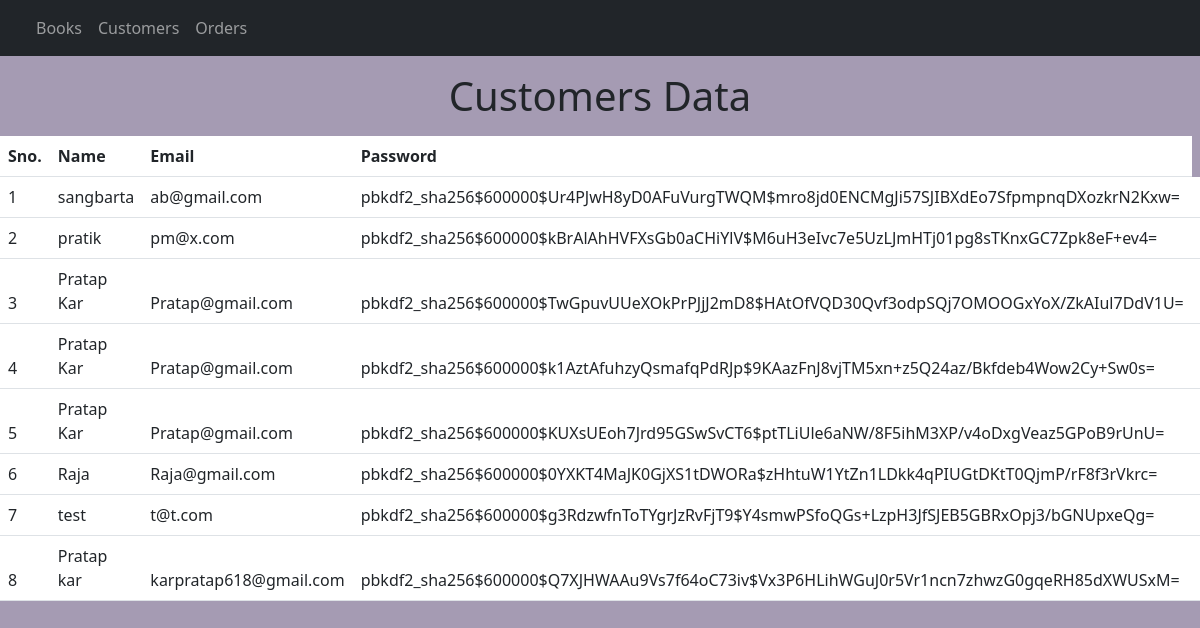
/Customers, run on the app's committed database.
### BookStore/models.py (models this page shows, shortened)
class user(models.Model):
    name=models.CharField(max_length=50)
    email=models.CharField(max_length=50)
    pwd=models.CharField(max_length=50)
    class Meta:
        db_table="user"
    def get_all_user():
       return user.objects.all()

### BookStore/views.py (the view)
# urls.py: path('Customers',Customer.as_view(),name="Customers"),
class Customer(View):
    def get(self,request):
        customer=user.get_all_user()
        return render(request,'Customers.html',{'user' : customer})

### BookStore/templates/Customers.html (shortened to what this page needs)
{% extends 'adminbase.html'%}
{%block items %}
<p><h1 style="text-align: center;">Customers Data</h1></p>
<table class="table">
    <thead>
     <tr>
        <th>Sno.</th>
        <th>Name</th>
        <th>Email</th>
        <th>Password</th>
     </tr>
      {%for user in user%}
      <tr>
        <td>{{forloop.counter}}</td>
        <td>{{user.name}}</td>
        <td>{{user.email}}</td>
        <td>{{user.pwd}}</td>
        <td>
        </td>
        </tr>
      {%endfor%}
  </table>
  {% endblock %}

### BookStore/templates/adminbase.html (style rules this page uses)
body { background-color: rgba(54, 32, 85, 0.449); }

### data on the page
user: name "sangbarta", email "ab@gmail.com", pwd "pbkdf2_sha256$600000$Ur4PJwH8yD0AFuVurgTWQM$mro8jd0ENCMgJi57SJIBXdEo7SfpmpnqDXozkrN2Kxw="
user: name "pratik", email "pm@x.com", pwd "pbkdf2_sha256$600000$kBrAlAhHVFXsGb0aCHiYlV$M6uH3eIvc7e5UzLJmHTj01pg8sTKnxGC7Zpk8eF+ev4="
user: name "Pratap Kar", email "Pratap@gmail.com", pwd "pbkdf2_sha256$600000$TwGpuvUUeXOkPrPJjJ2mD8$HAtOfVQD30Qvf3odpSQj7OMOOGxYoX/ZkAIul7DdV1U="
user: name "Pratap Kar", email "Pratap@gmail.com", pwd "pbkdf2_sha256$600000$k1AztAfuhzyQsmafqPdRJp$9KAazFnJ8vjTM5xn+z5Q24az/Bkfdeb4Wow2Cy+Sw0s="
user: name "Pratap Kar", email "Pratap@gmail.com", pwd "pbkdf2_sha256$600000$KUXsUEoh7Jrd95GSwSvCT6$ptTLiUle6aNW/8F5ihM3XP/v4oDxgVeaz5GPoB9rUnU="
user: name "Raja", email "Raja@gmail.com", pwd "pbkdf2_sha256$600000$0YXKT4MaJK0GjXS1tDWORa$zHhtuW1YtZn1LDkk4qPIUGtDKtT0QjmP/rF8f3rVkrc="
user: name "test", email "t@t.com", pwd "pbkdf2_sha256$600000$g3RdzwfnToTYgrJzRvFjT9$Y4smwPSfoQGs+LzpH3JfSJEB5GBRxOpj3/bGNUpxeQg="
user: name "Pratap kar", email "karpratap618@gmail.com", pwd "pbkdf2_sha256$600000$Q7XJHWAAu9Vs7f64oC73iv$Vx3P6HLihWGuJ0r5Vr1ncn7zhwzG0gqeRH85dXWUSxM="
